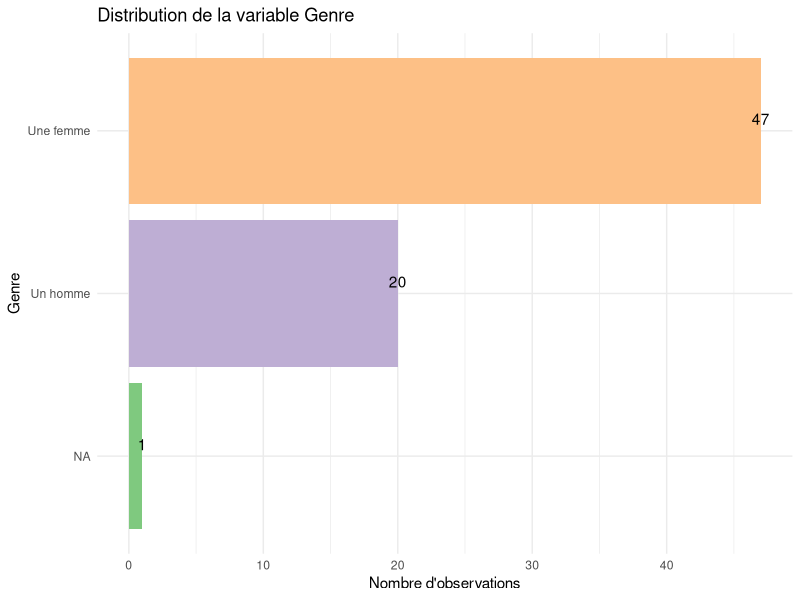
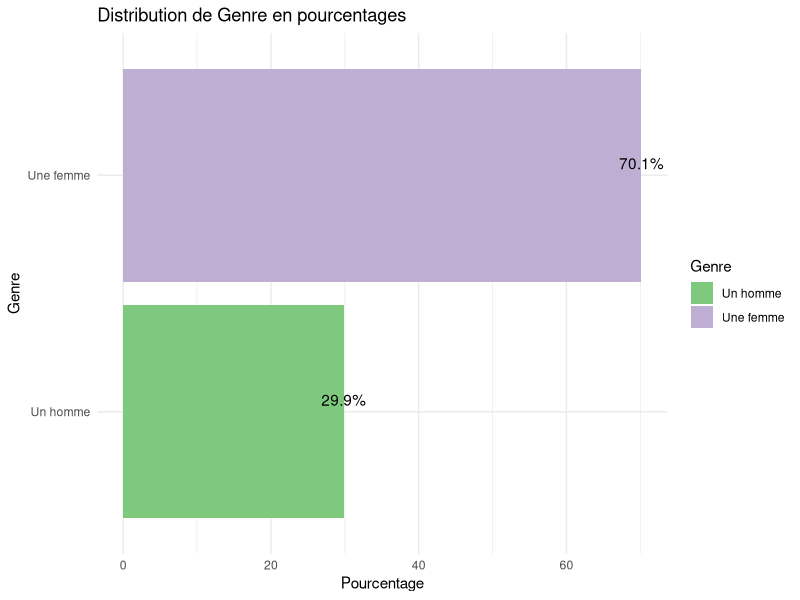
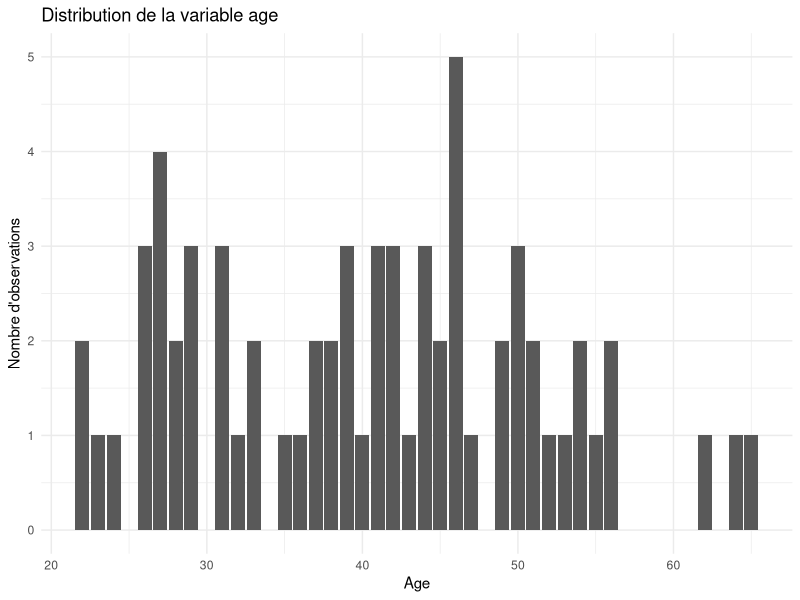
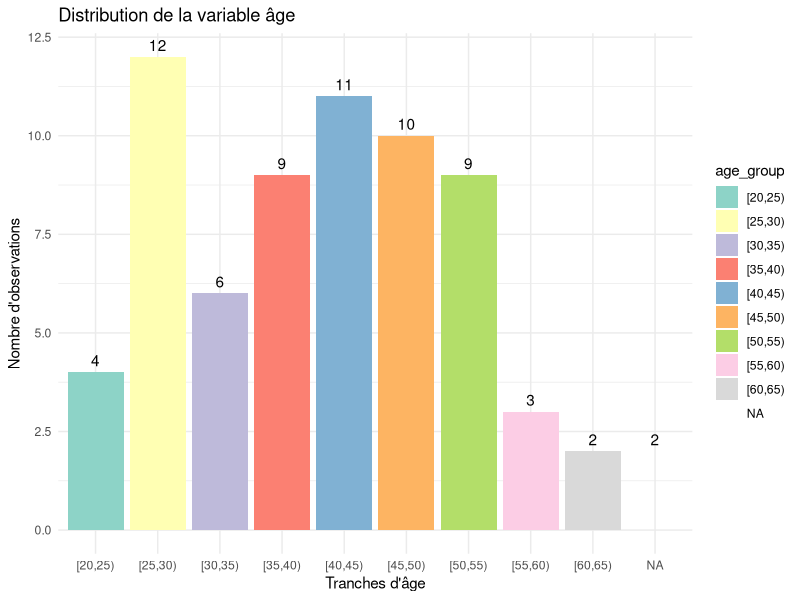
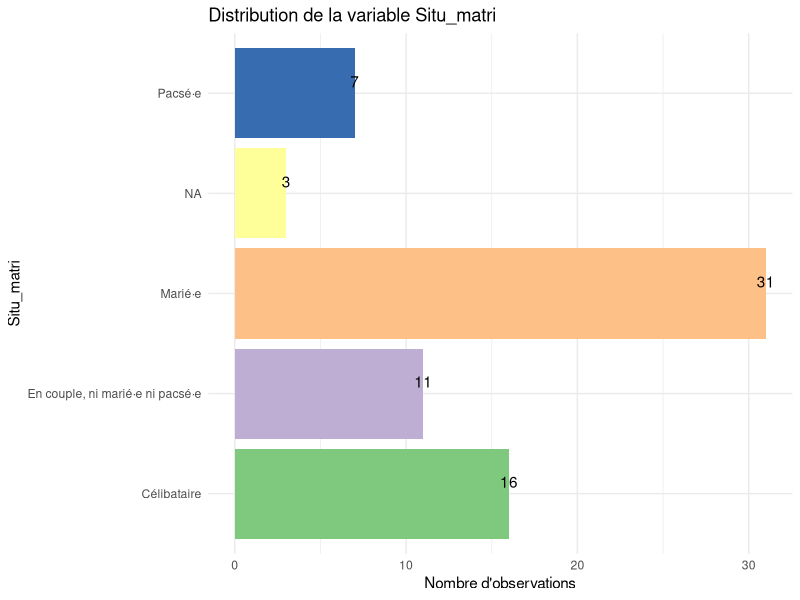
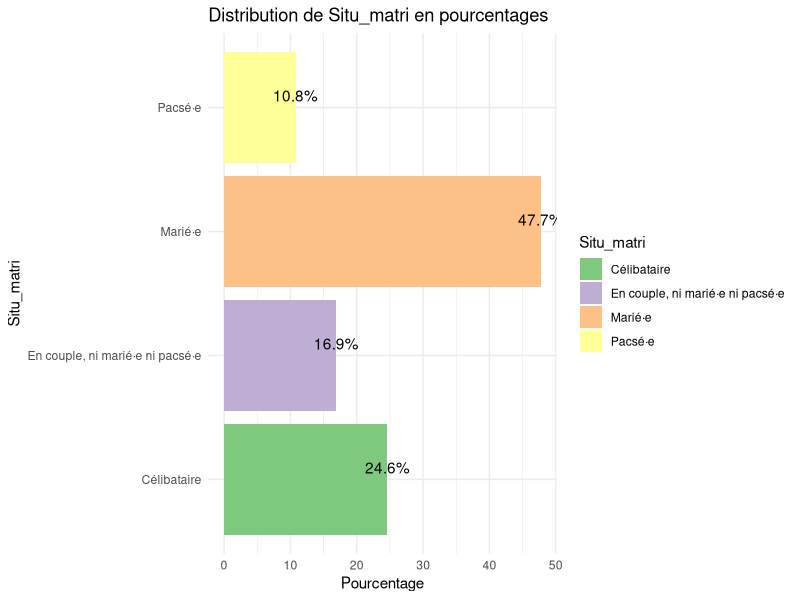
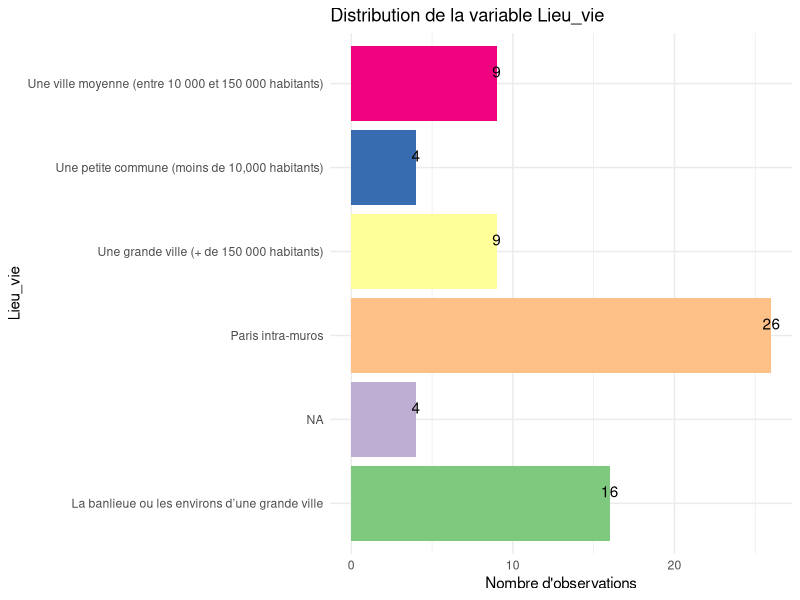
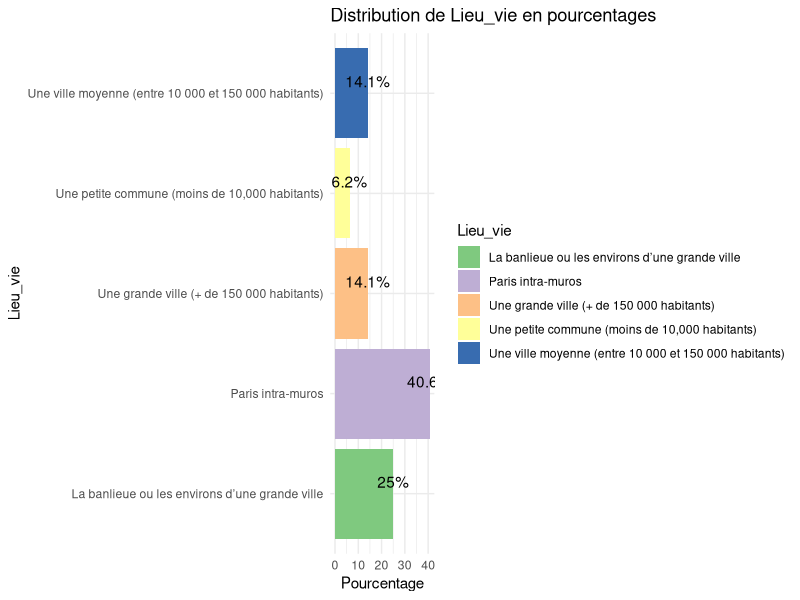

The R source for these figures, in order: (Note: this script raises an error after producing the figures.)
setwd("PROVIRCAP")
data <- read.csv("data_assoquest_recoded_fmt.csv")

library(dplyr)
library(ggplot2)

#on créé le dataframe investissement responsable
data_inv <- data %>%
  filter(Dep_rse3_4=='Oui')%>%
  select(-Dep_rse3_2, -Dep_rse3_3, -Dep_rse3_1, -Dep_rse3_5, -Dep_rse3_6, -Dep_rse3_7)%>%
  rename(mission = Dep_rse3_4)%>%
  mutate(mission = case_when(
    mission =='Oui'~'investissement responsable',
    TRUE ~ mission))
print(data_inv$mission[1:20])

#Afficher combien il y a d'observations
nombre_observations <- nrow(data_inv)
print(nombre_observations)
#il y a 68 observations au total
#(68 personnes qui ont déclaré traiter de cette thématique dans leur mission)


create_bar_plot <- function(data, variable, file_name) {
  data <- data %>%
    mutate(!!variable := ifelse(is.na(!!sym(variable)), "NA", !!sym(variable)))
  
  p <- ggplot(data, aes_string(x = variable, fill = variable)) +
    geom_bar() +
    labs(title = paste("Distribution de la variable", variable),
         x = variable,
         y = "Nombre d'observations") +
    scale_fill_brewer(palette = "Accent") +
    theme_minimal() +
    geom_text(stat = "count", aes_string(label = "..count.."), vjust = -0.5)+
    theme(legend.position = "none")+
    coord_flip()
  
  print(p)
  ggsave(filename = file_name, plot = p, width = 8, height = 6)
}

create_percentage_bar_plot <- function(data, variable, file_name) {
  filtered_data <- data %>%
    filter(!!sym(variable) != "NA") %>%
    group_by(!!sym(variable)) %>%
    summarise(count = n()) %>%
    mutate(percentage = count / sum(count) * 100)
  
  p <- ggplot(filtered_data, aes_string(x = variable, y = "percentage", fill = variable)) +
    geom_bar(stat = "identity") +
    geom_text(aes_string(label = "paste0(round(percentage, 1), '%')"), 
              vjust = -0.5) +
    labs(title = paste("Distribution de", variable, "en pourcentages"),
         x = variable,
         y = "Pourcentage") +
    scale_fill_brewer(palette = "Accent") +
    theme_minimal()+
    coord_flip()
  print(p)
  ggsave(filename = file_name, plot = p, width = 8, height = 6)
}


# Genre
create_bar_plot(data_inv, "Genre", "genre_inv.png")
create_percentage_bar_plot(data_inv, "Genre", "genre_inv_pourcentage.png")

# Variable d'âge
p<-ggplot(data_inv, aes(x = age, fill=age)) +
  geom_bar() +
  labs(title = "Distribution de la variable age",
       x = "Age",
       y = "Nombre d'observations") +
  scale_fill_brewer(palette = "Accent")+
  theme_minimal()
print(p)
ggsave(filename = "age_inv.png", plot = p, width = 8, height = 6)

# Âge mais version tranches
data_inv$age_group <- cut(data_inv$age, breaks = seq(0, max(data_inv$age, na.rm = TRUE), by = 5), right = FALSE)

p <- ggplot(data_inv, aes(x = age_group, fill = age_group)) +
  geom_bar() +
  labs(title = "Distribution de la variable âge",
       x = "Tranches d'âge",
       y = "Nombre d'observations") +
  scale_fill_brewer(palette = "Set3") +
  theme_minimal() +
  geom_text(stat = "count", aes(label = ..count..), vjust = -0.5)

print(p)
ggsave(filename = "age_inv_tranches.png", plot = p, width = 8, height = 6)

#Situation matrimoniale
create_bar_plot(data_inv, "Situ_matri", "situ_matri_inv.png")
create_percentage_bar_plot(data_inv, "Situ_matri", "situ_matri_inv_pourcentage.png")

#Lieu de vie 
create_bar_plot(data_inv, "Lieu_vie", "lieu_inv.png")
create_percentage_bar_plot(data_inv, "Lieu_vie", "lieu_inv_pourcentage.png")

#Diplome

data_inv <- data_inv %>%
  mutate(dipl_niv_short = case_when(
    Dipl_niv == "Un diplôme universitaire correspondant à au moins 4 années d’études supérieures après le baccalauréat (maîtris" ~ "Bac+4 ou plus",
    Dipl_niv == "Un diplôme universitaire correspondant à moins de 4 années d’études supérieures après le baccalauréat (par exem" ~ "jusqu'a Bac+4",
    Dipl_niv == "Le baccalauréat ou un certificat d’études ou un diplôme de l’enseignement secondaire autre que le baccalauréat (" ~ "Bac",
    TRUE ~ Dipl_niv  # Pour garder les autres valeurs inchangées
  ))

create_bar_plot(data_inv, "dipl_niv_short", "diplome_inv.png")
create_percentage_bar_plot(data_inv, "dipl_niv_short", "diplome_inv_pourcentage.png")


#Etablissement d'études sup
create_bar_plot(data_inv, "Type_etudsup", "etude_inv.png")
create_percentage_bar_plot(data_inv, "Type_etudsup", "etude_inv_pourcentage.png")

#Discipline du cursus

data_inv <- data_inv %>%
  mutate(Spe_etudsup= case_when(
    Spe_etudsup == "Sciences humaines et sociales (histoire, sociologie, philosophie, psychologie, sciences politiques, ...)" ~ "Sciences humaines et sociales",
    TRUE ~ Spe_etudsup
  ))

create_bar_plot(data_inv, "Spe_etudsup", "spe_inv.png")
create_percentage_bar_plot(data_inv, "Spe_etudsup", "spe_inv_pourcentage.png")

#Statut d'emploi
data_inv <- data_inv %>%
  mutate(Emp_cont_short = case_when(
    Emp_cont == "Statut d'indépendant·e (Auto-entrepreneur·se, portage salarial, société unipersonnelle...)" ~ "Indépendant.e",
    TRUE ~ Emp_cont  # Pour garder les autres valeurs inchangées
  ))

create_bar_plot(data_inv, "Emp_cont_short", "statut_inv.png")
create_percentage_bar_plot(data_inv, "Emp_cont_short", "statut_inv_pourcentage.png")

#Type de cadre
create_bar_plot(data_inv, "cadre_inout", "cadre_inv.png")
create_percentage_bar_plot(data_inv, "cadre_inout", "cadre_inv_pourcentage.png")



#Type d'emploi des consultant.es

df_filtered <- data_inv %>% 
  filter(Emp_cons == "Oui")

df_filtered <- df_filtered %>%
  mutate(emp_cont_grouped = ifelse(Emp_cont == "Statut d'indépendant·e (Auto-entrepreneur·se, portage salarial, société unipersonnelle...)", "freelance", 
                                   ifelse(Emp_cont %in% c("CDD", "CDI"), "CDD/CDI", NA)))

create_bar_plot(df_filtered, "emp_cont_grouped", "emploi_cons_inv.png")
create_percentage_bar_plot(df_filtered, "emp_cont_grouped", "emploi_cons_inv_pourcentage.png")



#Niveau hiérarchique
create_bar_plot(data_inv, "Emp_statut", "hiérarchie_inv.png")
create_percentage_bar_plot(data_inv, "Emp_statut", "hiérarchie_inv_pourcentage.png")

#Tableau descriptif de l'âge selon les différents postes
descriptives <- data_inv %>%
  group_by(Emp_statut) %>%
  summarise(
    mean_age = mean(age, na.rm = TRUE),
    min_age = min(age, na.rm = TRUE),
    max_age = max(age, na.rm = TRUE),
    sd_age = sd(age, na.rm = TRUE)
  )

print(descriptives)
write.table(descriptives, "tableau_inv.txt", sep = "\t", row.names = FALSE)


#Hiérarchie simplifiée
create_bar_plot(data_inv, "Emp_statut_rec2", "hiérarchie_s_inv.png")
create_percentage_bar_plot(data_inv, "Emp_statut_rec2", "hiérarchie_s_inv_pourcentage.png")


#Un escalator de verre?
gender_distribution <- data_inv %>%
  filter(!is.na(Emp_statut_rec3))%>%
  filter(!is.na(Genre)) %>%
  group_by(Emp_statut_rec3, Genre) %>%
  summarise(count = n()) %>%
  mutate(percentage = count / sum(count) * 100) %>%
  ungroup()

p<-ggplot(gender_distribution, aes(x = Emp_statut_rec3, y = percentage, fill = Genre)) +
  geom_bar(stat = "identity", position = "stack") +
  geom_text(aes(label = paste0(round(percentage), "%")), position = position_stack(vjust = 0.5)) +
  labs(title = "Répartition du Genre par Statut d'Emploi",
       x = "Statut d'Emploi",
       y = "Pourcentage",
       fill = "Genre") +
  theme_minimal()

print(p)
ggsave(filename = "répartition_hf_inv.png", plot = p, width = 8, height = 6)


#Type d'organisation employeuse
create_bar_plot(data_inv, "Org_type", "org_inv.png")
create_percentage_bar_plot(data_inv, "Org_type", "org_inv_pourcentage.png")

# Niveau hiérarchique hors consultant.es

filtered_data <- data_inv %>%
  filter(Emp_cons == "Non") 
create_bar_plot(filtered_data, "Emp_statut", "hiérarchie2_inv.png")
create_percentage_bar_plot(filtered_data, "Emp_statut", "hiérarchie2_inv_pourcentage.png")

#Niveau hiérarchique consultant.es
filtered_data <- data_inv %>%
  filter(Emp_cons == "Oui") 
create_bar_plot(filtered_data, "Emp_statut", "hiérarchie2_cons_inv.png")
create_percentage_bar_plot(filtered_data, "Emp_statut", "hiérarchie2_cons_inv_pourcentage.png")

#Année du premier CDD ou CDI de la carrière
p<-ggplot(data_inv, aes(x = Prem_contrat_annee)) +
  geom_bar() +
  labs(title = "Année du premier CDD ou CDI de la carrière",
       x = "année",
       y = "Nombre d'observations") +
  theme_minimal()

print(p)
ggsave(filename = "premier_emploi_inv.png", plot = p, width = 8, height = 6)

#version tranches

data_inv$age_group <- cut(data_inv$Prem_contrat_annee, breaks = seq(0, max(data_inv$Prem_contrat_annee, na.rm = TRUE), by = 5), right = FALSE)

p <- ggplot(data_inv, aes(x = age_group, fill = age_group)) +
  geom_bar() +
  labs(title = "Premier CDD ou CDI",
       x = "Tranches d'années",
       y = "Nombre d'observations") +
  scale_fill_brewer(palette = "Set3") +
  theme_minimal() +
  geom_text(stat = "count", aes(label = ..count..), vjust = -0.5)+
  coord_flip()

print(p)
ggsave(filename = "prem_emploi_inv_tranches.png", plot = p, width = 8, height = 6)




#Année du premier poste en RSE
p<- ggplot(data_inv, aes(x = Prem_rse_annee_rec)) +
  geom_bar() +
  labs(title = "Année du premier poste en RSE",
       x = "année",
       y = "Nombre d'observations") +
  theme_minimal()

print(p)
ggsave(filename = "premier_rse_inv.png", plot = p, width = 8, height = 6)

#Temps consacré à la rse
create_bar_plot(data_inv, "Rse_tps_rec", "temps_rse_inv.png")

#Emp sec
create_bar_plot(data_inv, "Emp_sec", "secteur_inv.png")

#Temps plein
create_bar_plot(data_inv, "Trav_tps", "temps_plein_inv.png")

#Multinationale
create_bar_plot(data_inv, "Org_multi", "multinationale_inv.png")

#Salariés français
create_bar_plot(data_inv, "Org_N", "salaries_fr_inv.png")

#Salariés international
create_bar_plot(data_inv, "Org_N_int", "salaries_int_inv.png")

#Secteur d'activité
library(forcats)
install.packages("viridis")
library(viridis)


# Filtrage et calcul des pourcentages
filtered_data <- data_inv %>%
  filter(!is.na(Org_sec)) %>%
  group_by(Org_sec) %>%
  summarise(count = n()) %>%
  mutate(percentage = count / sum(count) * 100) %>%
  arrange(desc(percentage)) # Tri décroissant par pourcentage

# Réordonner les facteurs selon le pourcentage
filtered_data <- filtered_data %>%
  mutate(Org_sec = fct_reorder(Org_sec, percentage, .desc = TRUE))

# Création du diagramme en bâtons
p <- ggplot(filtered_data, aes(x = Org_sec, y = percentage, fill = Org_sec)) +
  geom_bar(stat = "identity") +
  geom_text(aes(label = paste0(round(percentage, 1), "%")), vjust = -0.5) + # Ajuste la position verticale des étiquettes
  scale_fill_viridis(discrete = TRUE, option = "D") +
  theme(axis.text.x = element_blank()) +
  theme(legend.position = "right") +
  labs(x = NULL, y = "Pourcentage", title = "Secteur d'activité")

# Affichage du graphique
print(p)
ggsave(filename = "activ_sec_inv.png", plot = p, width = 8, height = 6)

#Département RSE?
create_bar_plot(data_inv, "Dep_rse", "dep_rse_inv.png")

#Niveau du département RSE
data_inv <- data_inv %>%
  mutate(Dep_rse_multi = case_when(
    Dep_rse_multi == "d'un·e département/équipe au niveau international/corporate" ~ "niveau international/corporate",
    Dep_rse_multi == "d'un·e département/équipe au niveau international/corporate et d'un·e autre au niveau France" ~ "niveau international/corporate et niveau France",
    Dep_rse_multi == "d'un·e département/équipe au niveau France" ~ "niveau France",
    TRUE ~ Dep_rse_multi  # Pour garder les autres valeurs inchangées
  ))

create_bar_plot(data_inv, "Dep_rse_multi", "dep_rse_niv_inv.png")

#Terme RSE
create_bar_plot(data_inv, "Rse_mot", "mot_rse_inv.png")

#Lois RSE
create_bar_plot(data_inv, "Rse_lois", "lois_inv.png")

#Vocation
create_bar_plot(data_inv, "Rse_vocation_rec", "vocation_inv.png")

#Critiques ONG
create_bar_plot(data_inv, "Rse_ong_milit_rec", "critiques_inv.png")

#Position politique 
create_bar_plot(data_inv, "Pol_pos_SQ001", "politique_inv.png")






